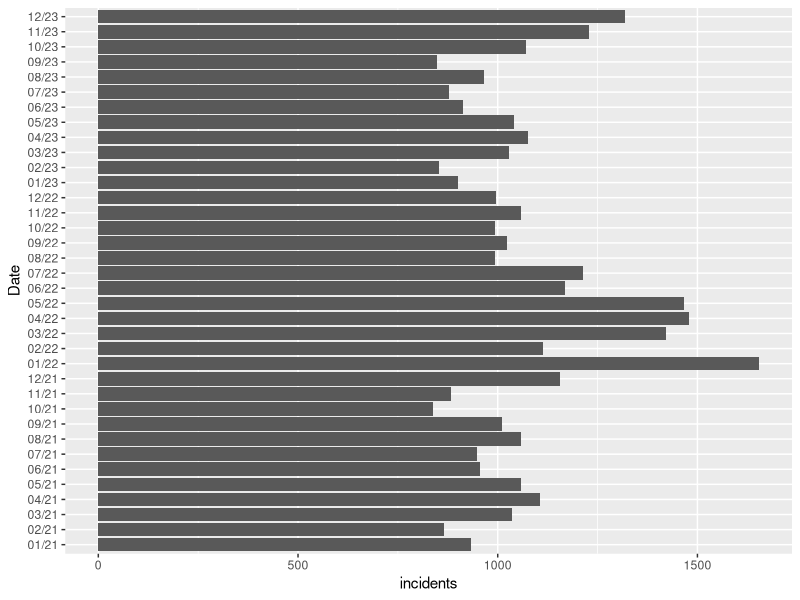
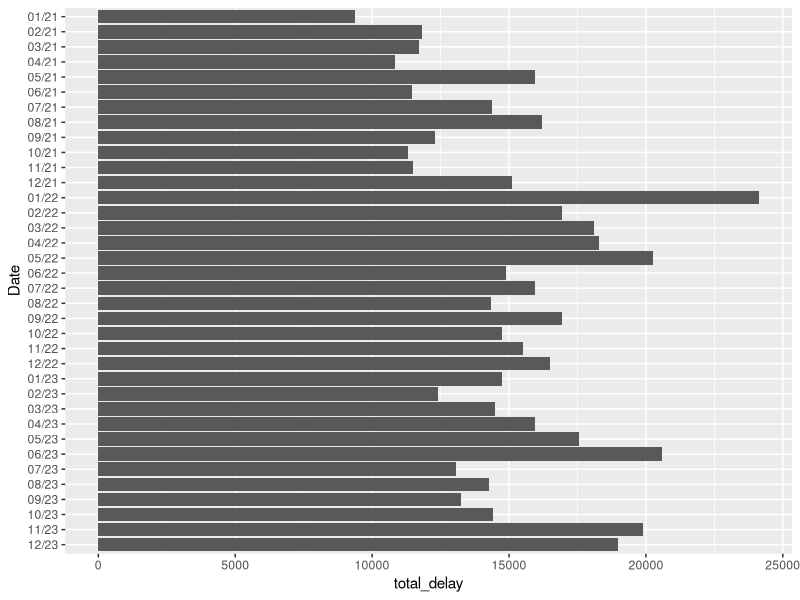

Recreate these plots in R, in order. (Note: this script raises an error after producing the figures.)
## ---- chunk 1
#| include: false
#| warning: false
#| message: false

library(tidyverse)
library(here)
library(knitr)
library(kableExtra)
analysis_data <- read_csv(here("outputs/data/analysis_data.csv"))
analysis_data$Date <- factor(analysis_data$Date, levels = unique(analysis_data$Date))
raw_data_ex <- read_csv(here("inputs/data/raw_data_2021.csv"))

## ---- chunk 2
#| echo: false
table_raw <- kable(head(raw_data_ex)) %>% 
  kable_styling(full_width = FALSE) %>% 
  kable_styling(
      latex_options = c("hold_position"),
      full_width = FALSE
    ) %>%
    column_spec(column = 1:ncol(raw_data_ex), width = "2cm")

table_raw2 <- kable(head(raw_data_ex),
  escape = FALSE) %>%
  kable_styling(
    full_width = FALSE,  # Set to FALSE to limit width
    bootstrap_options = "striped",  # Add striped rows for better readability
    latex_options = c("hold_position")  # Use LaTeX options
  ) %>%
  row_spec(0, bold = TRUE)  # Bold the header row


table_raw2
## ---- chunk 3
#| echo: false
table <- kable(head(analysis_data)) %>% 
  kable_styling(full_width = FALSE)

table 
## ---- chunk 4
#| echo: false


ggplot(analysis_data, aes(Date, incidents)) +
  geom_col()+
  coord_flip()
## ---- chunk 5
#| echo: false

ggplot(analysis_data, aes(Date, total_delay)) +
  geom_col() +
  coord_flip() + 
  scale_x_discrete(limits = rev(levels(analysis_data$Date)))
## ---- chunk 6
#| echo: false
ggplot(analysis_data, aes(x = months_elapsed, y = incidents)) +
  geom_point() +
  geom_smooth(method = "lm", se = FALSE, color = "blue") # Add a line of best fit
## ---- chunk 7
#| echo: false
ggplot(analysis_data, aes(x = months_elapsed, y = total_delay)) +
  geom_point() +
  geom_smooth(method = "lm", se = FALSE, color = "blue") # Add a line of best fit

## ---- chunk 8
#| echo: false
incidents_correlation <- cor(analysis_data$months_elapsed, analysis_data$incidents)
delay_correlation <- cor(analysis_data$months_elapsed, analysis_data$total_delay)
print(paste("Incidents_Correlation (R value):", incidents_correlation))
print(paste("Delay_Correlation (R value):", delay_correlation))
